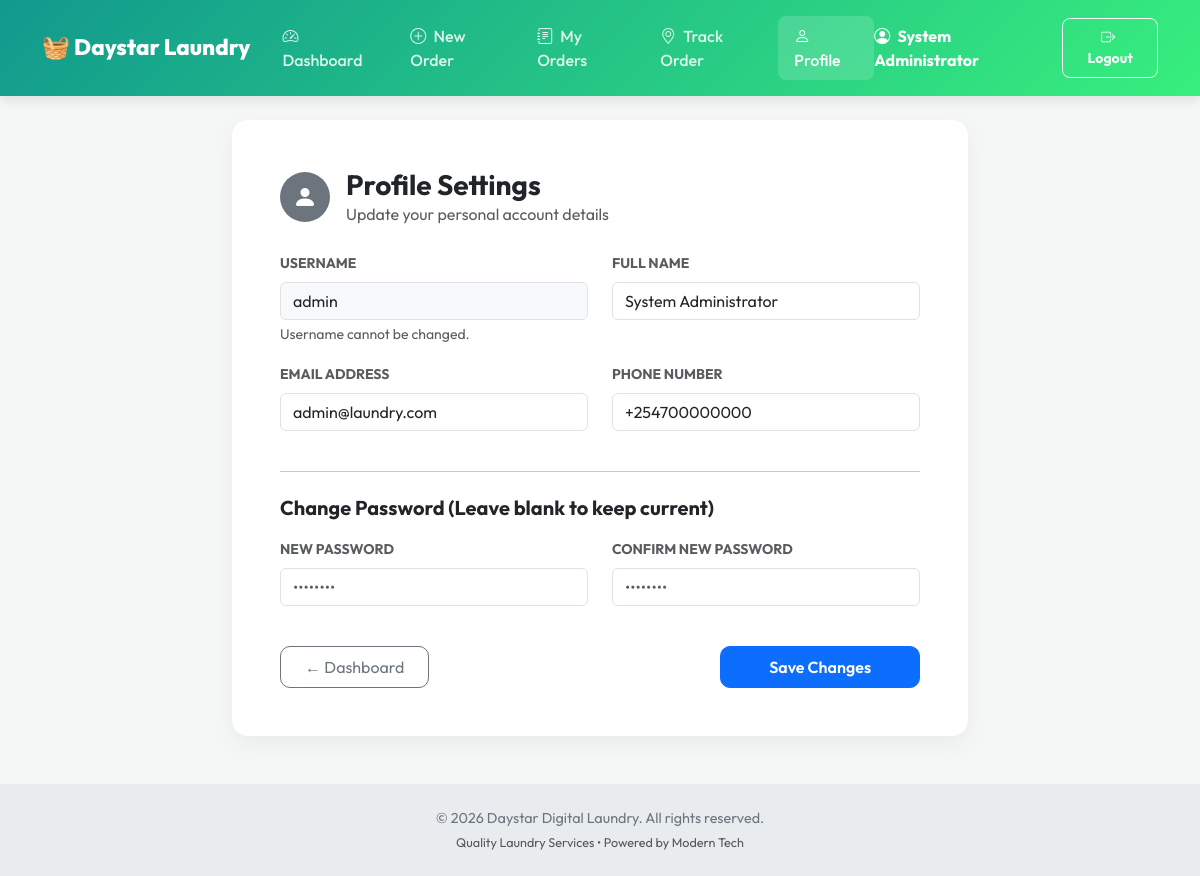
/customer/profile.php (signed in), run on the app's committed database.
### tables this page shows
CREATE TABLE IF NOT EXISTS `users` (
  `id` INT AUTO_INCREMENT PRIMARY KEY,
  `username` VARCHAR(50) NOT NULL UNIQUE,
  `fullname` VARCHAR(100) NOT NULL,
  `email` VARCHAR(100) NOT NULL UNIQUE,
  `phone` VARCHAR(20) NOT NULL,
  `password` VARCHAR(255) NOT NULL,
  `role` ENUM('customer', 'admin') DEFAULT 'customer',
  `created_at` TIMESTAMP DEFAULT CURRENT_TIMESTAMP
);

### customer/profile.php (the view, shortened to what this page needs)
<?php
require "../includes/customer_header.php";
require "../db.php";
$id = $_SESSION['user_id'];
$stmt = mysqli_prepare($conn, "SELECT * FROM users WHERE id = ?");
mysqli_stmt_bind_param($stmt, "i", $id);
mysqli_stmt_execute($stmt);
$result = mysqli_stmt_get_result($stmt);
$user = mysqli_fetch_assoc($result);
?>
<div class="row justify-content-center">
    <div class="col-lg-8 col-md-10">
        <div class="card card-custom p-4 p-md-5">
            <div class="d-flex align-items-center mb-4">
                <div class="bg-secondary text-white rounded-circle d-flex align-items-center justify-content-center me-3" style="width: 50px; height: 50px;">
                    <i class="bi bi-person-fill" style="font-size: 1.5rem;"></i>
                </div>
                <div>
                    <h3 class="fw-bold mb-0">Profile Settings</h3>
                    <p class="text-muted mb-0">Update your personal account details</p>
                </div>
            </div>
            <form method="POST" action="">
                <div class="row">
                    <div class="col-md-6 mb-3">
                        <label class="form-label text-muted small fw-bold">USERNAME</label>
                        <input type="text" class="form-control bg-light" value="<?= htmlspecialchars($user['username']) ?>" disabled>
                        <div class="form-text small text-muted">Username cannot be changed.</div>
                    </div>
                    <div class="col-md-6 mb-3">
                        <label class="form-label text-muted small fw-bold">FULL NAME</label>
                        <input type="text" name="fullname" class="form-control" value="<?= htmlspecialchars($user['fullname']) ?>" required>
                    </div>
                </div>
                <div class="row">
                    <div class="col-md-6 mb-3">
                        <label class="form-label text-muted small fw-bold">EMAIL ADDRESS</label>
                        <input type="email" name="email" class="form-control" value="<?= htmlspecialchars($user['email']) ?>" required>
                    </div>
                    <div class="col-md-6 mb-3">
                        <label class="form-label text-muted small fw-bold">PHONE NUMBER</label>
                        <input type="text" name="phone" class="form-control" value="<?= htmlspecialchars($user['phone']) ?>" required>
                    </div>
                </div>
                <hr class="my-4">
                <h5 class="fw-bold mb-3 text-dark">Change Password (Leave blank to keep current)</h5>
                <div class="row">
                    <div class="col-md-6 mb-3">
                        <label class="form-label text-muted small fw-bold">NEW PASSWORD</label>
                        <input type="password" name="password" class="form-control" placeholder="••••••••">
                    </div>
                    <div class="col-md-6 mb-3">
                        <label class="form-label text-muted small fw-bold">CONFIRM NEW PASSWORD</label>
                        <input type="password" name="confirm_password" class="form-control" placeholder="••••••••">
                    </div>
                </div>
                <div class="d-flex justify-content-between align-items-center mt-4">
                    <a href="dashboard.php" class="btn btn-outline-secondary px-4 py-2" style="border-radius: 10px;">
                        ← Dashboard
                    </a>
                    <button type="submit" name="update" class="btn btn-primary px-5 py-2 fw-semibold" style="border-radius: 10px;">
                        Save Changes
                    </button>
                </div>
            </form>
        </div>
    </div>
</div>
<?php
require "../includes/customer_footer.php";
?>

### includes/customer_header.php (style rules this page uses)
body { font-family: 'Outfit', sans-serif; background-color: #f4f7f6; min-height: 100vh; display: flex; flex-direction: column; }
.card-custom { border: none; border-radius: 16px; box-shadow: 0 8px 24px rgba(0,0,0,0.05); background: white; }

### data on the page
users: username "admin", fullname "System Administrator", email "admin@laundry.com", phone "+254700000000"

### other printed values
$currentUser "System Administrator"
